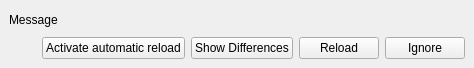
<?xml version="1.0" encoding="UTF-8"?>
<ui version="4.0">
 <class>EditorOutdatedWidget</class>
 <widget class="QWidget" name="EditorOutdatedWidget">
  <property name="geometry">
   <rect>
    <x>0</x>
    <y>0</y>
    <width>474</width>
    <height>68</height>
   </rect>
  </property>
  <property name="sizePolicy">
   <sizepolicy hsizetype="Expanding" vsizetype="Fixed">
    <horstretch>0</horstretch>
    <verstretch>0</verstretch>
   </sizepolicy>
  </property>
  <property name="contextMenuPolicy">
   <enum>Qt::ContextMenuPolicy::NoContextMenu</enum>
  </property>
  <layout class="QVBoxLayout" name="verticalLayout_2">
   <property name="leftMargin">
    <number>0</number>
   </property>
   <property name="topMargin">
    <number>0</number>
   </property>
   <property name="rightMargin">
    <number>0</number>
   </property>
   <property name="bottomMargin">
    <number>0</number>
   </property>
   <item>
    <widget class="QWidget" name="outdatedWidget" native="true">
     <layout class="QVBoxLayout" name="verticalLayout">
      <item>
       <widget class="QLabel" name="outdatedMessageLabel">
        <property name="text">
         <string notr="true">Message</string>
        </property>
        <property name="wordWrap">
         <bool>true</bool>
        </property>
       </widget>
      </item>
      <item>
       <layout class="QHBoxLayout" name="horizontalLayout">
        <item>
         <spacer name="horizontalSpacer">
          <property name="orientation">
           <enum>Qt::Orientation::Horizontal</enum>
          </property>
          <property name="sizeHint" stdset="0">
           <size>
            <width>40</width>
            <height>20</height>
           </size>
          </property>
         </spacer>
        </item>
        <item>
         <widget class="QPushButton" name="autoReloadButton">
          <property name="toolTip">
           <string>Select to activate automatic reloading until the editor is closed.</string>
          </property>
          <property name="text">
           <string>Activate automatic reload</string>
          </property>
         </widget>
        </item>
        <item>
         <widget class="QPushButton" name="diffButton">
          <property name="toolTip">
           <string>Select to open a dialog showing the differences between the editor text and the file contents.</string>
          </property>
          <property name="text">
           <string>Show Differences</string>
          </property>
         </widget>
        </item>
        <item>
         <widget class="QPushButton" name="reloadButton">
          <property name="toolTip">
           <string>Select to reload the file (potentially loosing all changes)</string>
          </property>
          <property name="text">
           <string>Reload</string>
          </property>
         </widget>
        </item>
        <item>
         <widget class="QPushButton" name="ignoreButton">
          <property name="toolTip">
           <string>Select to ignore all external changes until the editor is closed.</string>
          </property>
          <property name="text">
           <string>Ignore</string>
          </property>
         </widget>
        </item>
       </layout>
      </item>
     </layout>
    </widget>
   </item>
  </layout>
 </widget>
 <resources/>
 <connections/>
</ui>
